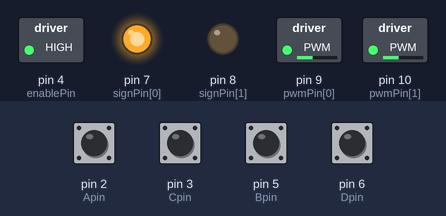
The sketch below on a simulated Arduino Uno, built with avr-gcc and run on an emulated ATmega328P. On the bench: switched loads named in the sketch (green lamp = pin HIGH), output pins drawn as LEDs (lit = HIGH). The test bench sets the inputs (shaded band); at power-on: pin 2 (Apin), pin 3 (Cpin), pin 5 (Bpin), pin 6 (Dpin) HIGH. What the sketch prints to the serial monitor is not drawn.

Above: at 11.2 s.
11.3 s: pin 3 (Cpin) pulled LOW for 1 s
At 12.1 s:
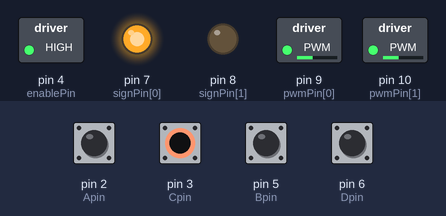
13.8 s: pin 2 (Apin) pulled LOW for 0.15 s
At 14.6 s:
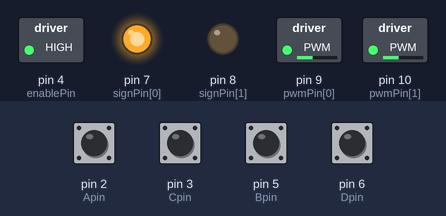
15.4 s: pin 5 (Bpin) pulled LOW for 0.15 s
At 15.7 s:
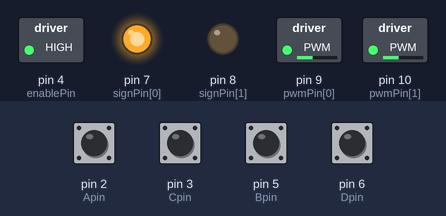
17.0 s: pin 6 (Dpin) pulled LOW for 0.15 s
At 18.2 s:
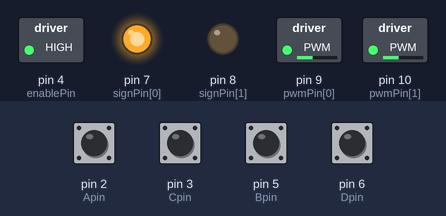
18.6 s: pin 2 (Apin) pulled LOW for 1 s
At 19.4 s:
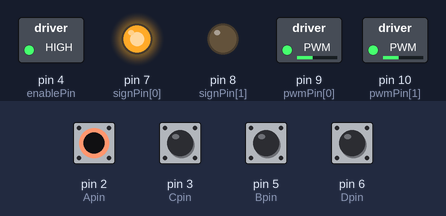
21.1 s: pin 6 (Dpin) pulled LOW for 1 s
At 21.9 s:
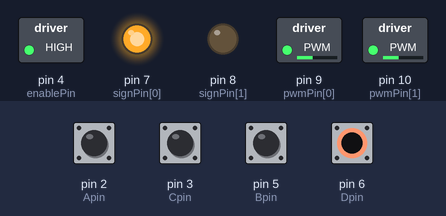
Timing chart, 0 to 24.1 s (numbered marks = the images above; inputs shaded):
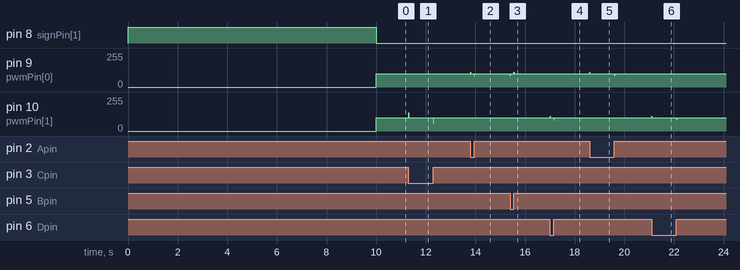

The sketch:

demo1.ino
```cpp
// Name: Tomas Padilla, Travis C. Plumb
// Class: EENG350 F26 Team 2 - Controls
// Date: 10/04/2026
// Purpose: Implements a PI controller for two motors on the robot to spin the wheels to their correct
// locations given a input of a "quadrant region" from the CV scanner. Utilizes an anti-windup to prevent
// overshoot upon start of wheel motion.
#include <Arduino.h>
#include <math.h>

// Motor control pins
int enablePin = 4;
int signPin[2] = {7,8};
int pwmPin[2] = {9,10};

// Encoder pins
const int Apin = 2; // m1 interrupt
const int Bpin = 5; // m1 digital
const int Cpin = 3; // m2 interrupt
const int Dpin = 6; // m2 digital

// Encoder counts
volatile long rotation_count = 0;
volatile long rotation_count2 = 0;

// Timing variables
unsigned long desired_Ts_ms = 10; // sample time in ms
unsigned long last_time_ms;
unsigned long start_time_ms;
float current_time;
float Ts = desired_Ts_ms / 1000.0; // sample period

// Encoder math
const float COUNTS_PER_REV = 3200.0;
long prev_pos1_counts = 0;
long prev_pos2_counts = 0;

// Control
float target_pos = 0;
float desired_speed[2] = {0,0};
float actual_speed[2] = {0,0};
float desired_pos[2] = {0,0};
float actual_pos[2] = {0,0};
float integral_error[2] = {0,0};
float Kp_pos = 7;
float Ki_pos = 0.2;
float pos_error[2] = {0,0};
float Kp = 2;
float base_PWM = 60;
float Battery_Voltage = 7.8;
float error[2] = {0,0};
float Voltage[2] = {0,0};
unsigned int PWM[2] = {0,0};

// Demo 1 position and angle variables
/*
//Test 1
float desired_rho = 108; // inches
float desired_phi = 0; // radians
*/
/*
//Test 2
float desired_rho = 76.367; // inches
float desired_phi = PI/4; // radians
*/

//Test 3
float desired_rho = 12; // inches
float desired_phi = PI; // radians


// Trim adjustments for uneven wheel movement
float right_trim = 1.013;
float left_trim = 1.023;
float turn_trim = 0.995;

// Robot measureables
const float wheel_radius = 3.0; // inches
const float wheel_base = 14.0; // inches

// Robot bearings
float robot_x = 0.0;
float robot_y = 0.0;
float robot_phi = 0.0;
float target_x = 0.0;
float target_y = 0.0;

// array mapping
const int RIGHT_IDX = 0;
const int LEFT_IDX = 1;

// Odometery
float prev_odom_right = 0.0;
float prev_odom_left = 0.0;
bool odom_initialized = false;
bool result_reported = false;

// navigation states for state machine
enum NavState {
  NAV_INIT,
  NAV_TURN,
  NAV_DRIVE,
  NAV_DONE
};

NavState nav_state = NAV_INIT;

// completion conditions
const float POS_TOL_RAD = 0.04;
const float SPEED_TOL_RAD_S = 0.25;
const int SETTLE_SAMPLES = 10;

int settled_samples = 0;

// angle wrapping helper, keeps angle between [-pi,+pi].
float wrapAngle(float angle) {
  while(angle > PI) {
    angle -= 2.0 * PI;
  }

  while(angle < -PI) {
    angle += 2.0 * PI;
  }

  return angle;
}

// Uses changes in wheel angles to determine and estimate robot position, i.e. odometry
void updateOdometry() {
  float thetaR = actual_pos[RIGHT_IDX];
  float thetaL = actual_pos[LEFT_IDX];

  // initialize history
  if (!odom_initialized) {
    prev_odom_right = thetaR;
    prev_odom_left = thetaL;
    odom_initialized = true;
    return;
  }

  // incremental wheel rotations in rads
  float dthetaR = thetaR - prev_odom_right;
  float dthetaL = thetaL - prev_odom_left;

  prev_odom_right = thetaR;
  prev_odom_left = thetaL;

  // incremental wheel travel in inches
  float dsR = wheel_radius * dthetaR;
  float dsL = wheel_radius * dthetaL;

  // robot forward displacement and heading change
  float ds = (dsR + dsL) / 2.0;
  float dphi = (dsR - dsL) / wheel_base;

  // midpoint integration for x-y position
  robot_x += ds * cos(robot_phi + dphi / 2.0);
  robot_y += ds * sin(robot_phi + dphi / 2.0);
  robot_phi = wrapAngle(robot_phi + dphi);
}

// Calculates target wheel positions and advances through turn, drive, and stop states in state machine
void updateNavigation() {
  if (nav_state == NAV_INIT) {
    // Capture the current wheel positions as the baseline
    desired_pos[RIGHT_IDX] = actual_pos[RIGHT_IDX];
    desired_pos[LEFT_IDX] = actual_pos[LEFT_IDX];

    // Expected final position
    target_x = desired_rho * cos(desired_phi);
    target_y = desired_rho * sin(desired_phi);

    // Shortest turn from current heading to target bearing
    float turn_angle = wrapAngle(desired_phi - robot_phi);

    // Wheel-angle changes for an in-place turn
    float dthetaR =
        turn_trim * (wheel_base * turn_angle) / (2.0 * wheel_radius);

    float dthetaL = -dthetaR;

    desired_pos[RIGHT_IDX] += dthetaR;
    desired_pos[LEFT_IDX] += dthetaL;

    settled_samples = 0;
    nav_state = NAV_TURN;

    Serial.println("Navigation: TURN");
  }

  else if (nav_state == NAV_TURN ||
           nav_state == NAV_DRIVE) {

    // Check whether both wheels have reached their targets
    bool position_ok =
        fabs(desired_pos[RIGHT_IDX] - actual_pos[RIGHT_IDX])
            < POS_TOL_RAD &&
        fabs(desired_pos[LEFT_IDX] - actual_pos[LEFT_IDX])
            < POS_TOL_RAD;

    bool speed_ok =
        fabs(actual_speed[RIGHT_IDX]) < SPEED_TOL_RAD_S &&
        fabs(actual_speed[LEFT_IDX]) < SPEED_TOL_RAD_S;

    if (position_ok && speed_ok) {
      settled_samples++;
    } else {
      settled_samples = 0;
    }

    // Require stable readings over multiple control samples
    if (settled_samples >= SETTLE_SAMPLES) {

      if (nav_state == NAV_TURN) {
        // Begin straight-line drive from current wheel positions
        desired_pos[RIGHT_IDX] =
            actual_pos[RIGHT_IDX] + right_trim * desired_rho / wheel_radius;

        desired_pos[LEFT_IDX] =
            actual_pos[LEFT_IDX] + left_trim * desired_rho / wheel_radius;

        settled_samples = 0;

        if (desired_rho > 0.0) {
          nav_state = NAV_DRIVE;
          Serial.println("Navigation: DRIVE");
        } else {
          nav_state = NAV_DONE;
        }
      }

      else if (nav_state == NAV_DRIVE) {
        nav_state = NAV_DONE;
      }
    }
  }
}

// ISR
void encoder1ISR(){
  int thisA = digitalRead(Apin);
  int thisB = digitalRead(Bpin);

  if (thisA == thisB) {
    rotation_count += 2;
  }
  else {
    rotation_count -= 2;
  }
}

void encoder2ISR(){
  int thisC = digitalRead(Cpin);
  int thisD = digitalRead(Dpin);

  if (thisC == thisD) {
    rotation_count2 -= 2;
  }
  else {
    rotation_count2 += 2;
  }
}

// Encoder reader, fixes counts by using 1 interrupt for encoder
long MyEnc(){
  long count;

  int thisA = digitalRead(Apin);
  int thisB = digitalRead(Bpin);

  noInterrupts();
  count = rotation_count;
  interrupts();

  if(thisA != thisB){
    count = count + 1;
  }

  return count;
}

// Encoder 2 reader, fixes counts by using 1 interrupt for encoder
long MyEnc2(){
  long count;

  int thisC = digitalRead(Cpin);
  int thisD = digitalRead(Dpin);

  noInterrupts();
  count = rotation_count2;
  interrupts();

  if(thisC != thisD){
    count = count + 1;
  }

  return count;
}


void setup() {
  pinMode(enablePin, OUTPUT);
  pinMode(signPin[0], OUTPUT);
  pinMode(signPin[1], OUTPUT);
  pinMode(pwmPin[0], OUTPUT);
  pinMode(pwmPin[1], OUTPUT);

  digitalWrite(enablePin, HIGH);
  digitalWrite(signPin[0], HIGH);
  digitalWrite(signPin[1], HIGH);

  // establish 115200 baud rate
  Serial.begin(115200);

  pinMode(Apin, INPUT_PULLUP);
  pinMode(Bpin, INPUT_PULLUP);
  pinMode(Cpin, INPUT_PULLUP);
  pinMode(Dpin, INPUT_PULLUP);

  attachInterrupt(digitalPinToInterrupt(Apin), encoder1ISR, CHANGE);
  attachInterrupt(digitalPinToInterrupt(Cpin), encoder2ISR, CHANGE);

  // Establish initial speed measurement baseline
  prev_pos1_counts = MyEnc();
  prev_pos2_counts = MyEnc2();

  delay(10000);

  last_time_ms = millis();
  start_time_ms = last_time_ms;
}


void loop() {
  unsigned long now = millis();

  // 10 ms control period
  if (now - last_time_ms < desired_Ts_ms) {
    return;
  }

  float dt = (now - last_time_ms) / 1000.0;
  last_time_ms = now;

  // Read encoder positions
  long pos1_counts = MyEnc();
  long pos2_counts = MyEnc2();

  // Convert counts to wheel angles
  actual_pos[0] = 2.0 * PI * (float)pos1_counts / COUNTS_PER_REV;
  actual_pos[1] = 2.0 * PI * (float)pos2_counts / COUNTS_PER_REV;

  // Calculate wheel speeds using actual elapsed time
  actual_speed[0] = 2.0 * PI * (pos1_counts - prev_pos1_counts) / (COUNTS_PER_REV * dt);

  actual_speed[1] = 2.0 * PI * (pos2_counts - prev_pos2_counts) / (COUNTS_PER_REV * dt);

  prev_pos1_counts = pos1_counts;
  prev_pos2_counts = pos2_counts;

  // estimating robot pose from incremental wheel motion
  updateOdometry();

  // Update the navigation command
  updateNavigation();

  // stop after the done with motion
  if (nav_state == NAV_DONE) {
    analogWrite(pwmPin[0], 0);
    analogWrite(pwmPin[1], 0);

    if (!result_reported) {
      result_reported = true;

      Serial.print("Estimated final x: ");
      Serial.println(robot_x, 3);

      Serial.print("Estimated final y: ");
      Serial.println(robot_y, 3);

      Serial.print("Estimated final heading: ");
      Serial.println(robot_phi, 4);

      float ex = target_x - robot_x;
      float ey = target_y - robot_y;

      Serial.print("Odometry target error: ");
      Serial.println(sqrt(ex * ex + ey * ey), 3);
    }

    return;
  }

  // mini project existing nested wheel controllers
  for (int i = 0; i < 2; i++) {
    pos_error[i] = desired_pos[i] - actual_pos[i];

    integral_error[i] += pos_error[i] * dt;

    // Position-loop anti-windup
    if (integral_error[i] > 2.0) {
      integral_error[i] = 2.0;
    }

    if (integral_error[i] < -2.0) {
      integral_error[i] = -2.0;
    }

    desired_speed[i] = Kp_pos * pos_error[i] + Ki_pos * integral_error[i];

    const float MAX_WHEEL_SPEED = (nav_state == NAV_TURN) ? 1.5 : 3.0;

    if (desired_speed[i] > MAX_WHEEL_SPEED) {
      desired_speed[i] = MAX_WHEEL_SPEED;
    }

    if (desired_speed[i] < -MAX_WHEEL_SPEED) {
      desired_speed[i] = -MAX_WHEEL_SPEED;
    }

    error[i] = desired_speed[i] - actual_speed[i];

    Voltage[i] = Kp * error[i];

    // Limit requested voltage to the available supply
    if (Voltage[i] > Battery_Voltage) {
      Voltage[i] = Battery_Voltage;
    }

    if (Voltage[i] < -Battery_Voltage) {
      Voltage[i] = -Battery_Voltage;
    }

    if (Voltage[i] >= 0.0) {
      digitalWrite(signPin[i], HIGH);
    } else {
      digitalWrite(signPin[i], LOW);
    }

    PWM[i] = (unsigned int)(255.0 * fabs(Voltage[i]) / Battery_Voltage);

    if (PWM[i] > 255) {
      PWM[i] = 255;
    }

    analogWrite(pwmPin[i], PWM[i]);
  }
}
```

Measured:
- after the input at 11.3 s, pin 10 (pwmPin[1]): 98/255 → 136/255 at once, → 98/255 0.01 s later, → 59/255 0.99 s later, → 98/255 0.01 s later
- after the input at 13.8 s, pin 9 (pwmPin[0]): 98/255 → 110/255 at once, → 98/255 0.01 s later, → 85/255 0.14 s later, → 98/255 0.01 s later
- after the input at 15.4 s, pin 9 (pwmPin[0]): 98/255 → 85/255 at once, → 98/255 0.01 s later, → 110/255 0.14 s later, → 98/255 0.01 s later
- after the input at 17.0 s, pin 10 (pwmPin[1]): 98/255 → 110/255 at once, → 98/255 0.01 s later, → 85/255 0.14 s later, → 98/255 0.01 s later
- after the input at 18.6 s, pin 9 (pwmPin[0]): 98/255 → 109/255 at once, → 98/255 0.01 s later, → 85/255 0.99 s later, → 98/255 0.01 s later
- after the input at 21.1 s, pin 10 (pwmPin[1]): 98/255 → 110/255 at once, → 98/255 0.01 s later, → 85/255 0.99 s later, → 98/255 0.01 s later
